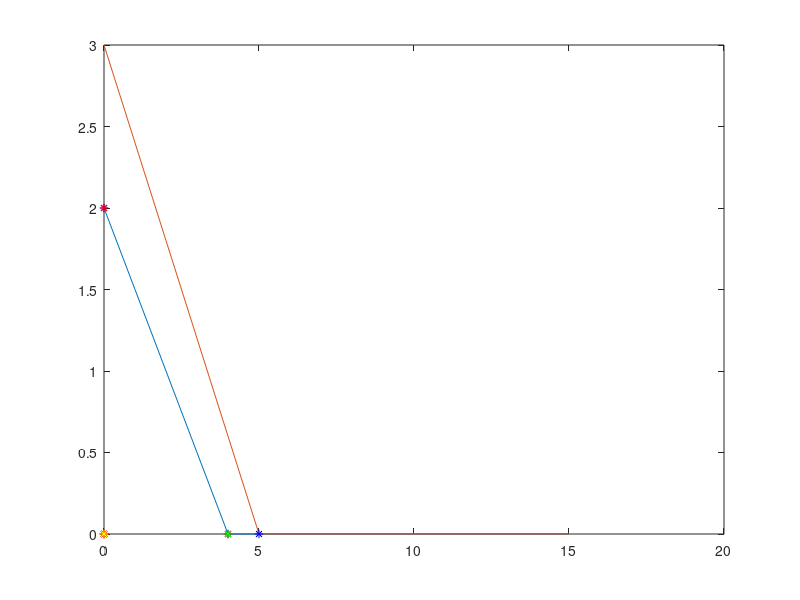

This chart was generated by the following MATLAB code:
clc
clear
z = @(x1,x2) 3*x1 + 2*x2;
c1 = @(x1,x2) 2*x1 + 4*x2 - 8;
c2 = @(x1,x2) 3*x1 + 5*x2 - 15;

A = [2 4;3 5];
B = [8;15];
m = size(A,1);
x1 = 0:max(B);
%x1=0:max(B./A(:,1));
for i=1:m
  x22 =  (B(i) - A(i,1) * x1)/A(i,2);
  x2 = max(0,x22);
  plot(x1,x2)
  hold on
end

%Points Of Intersection
A = [A;[1 0;0 1]];
B = [B;[0;0]];
m = size(A,1);
pt =[];
for i=1:m
    for j=i+1:m
        AA = [A(i,:);A(j,:)];
        BB = [B(i);B(j)];
        X = AA\BB;
        if(X>=0)
            pt = [pt,X];
        end
    end
end


for i=1:size(pt,2)
    plot(pt(1,i),pt(2,i),'*b');
    hold on
end

%Feasible Points
f = [];
for i=1:size(pt,2)
    if(c1(pt(1,i),pt(2,i)) <= 0 &&  c2(pt(1,i),pt(2,i)) <= 0)
      f = [f,[pt(1,i);pt(2,i)]];
    end
    if(c1(0,0) <= 0 &&  c2(0,0) <= 0)
      f = [f,[0;0]];
    end
    
end

for i=1:size(f,2)
    plot(f(1,i),f(2,i),'*r');
    hold on
end

%Optimal Sol
max = -1;
index = 1;
for i=1:size(f,2)
    val = z(f(1,i),f(2,i));
    if(val > max)
        max = val;
        index = i;
    end
end

if(isempty(f))
    disp('No Feasible Region')
else
    disp('Optimal Max Val is')
    disp(max)
    disp('At Points')
    disp(f(:,index))
    plot(f(1,index),f(2,index),'*g')
end

min = 1000000;
index = 1;
for i=1:size(f,2)
    val = z(f(1,i),f(2,i));
    if(val < min)
        min = val;
        index = i;
    end
end

if(isempty(f))
    disp('No Feasible Region')
else
    disp('Optimal Min Val is')
    disp(min)
    disp('At Points')
    disp(f(:,index))
    plot(f(1,index),f(2,index),'*y')
end
%In Graph
%Blue Intercepts
%Red  Feasible Points
%Green Optimal Point Maximum
%Yellow Optimal Point Minimum